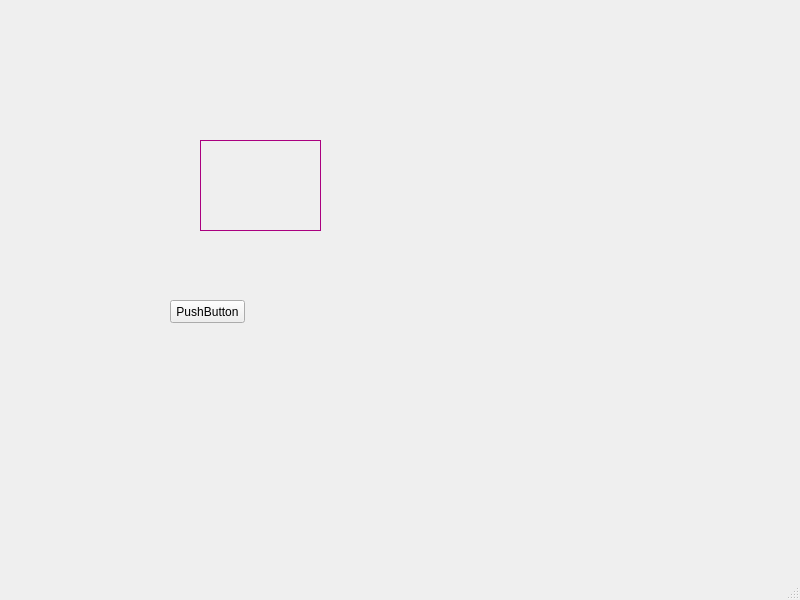
<?xml version="1.0" encoding="UTF-8"?>
<ui version="4.0">
 <class>MainWindow</class>
 <widget class="QMainWindow" name="MainWindow">
  <property name="geometry">
   <rect>
    <x>0</x>
    <y>0</y>
    <width>800</width>
    <height>600</height>
   </rect>
  </property>
  <property name="windowTitle">
   <string>MainWindow</string>
  </property>
  <widget class="QWidget" name="centralwidget">
   <widget class="QLabel" name="loading_label">
    <property name="geometry">
     <rect>
      <x>200</x>
      <y>140</y>
      <width>121</width>
      <height>91</height>
     </rect>
    </property>
    <property name="styleSheet">
     <string notr="true">border: 1px solid;
border-color: rgb(170, 0, 127);</string>
    </property>
    <property name="text">
     <string/>
    </property>
   </widget>
   <widget class="QPushButton" name="start_button">
    <property name="geometry">
     <rect>
      <x>170</x>
      <y>300</y>
      <width>75</width>
      <height>23</height>
     </rect>
    </property>
    <property name="text">
     <string>PushButton</string>
    </property>
   </widget>
  </widget>
  <widget class="QMenuBar" name="menubar">
   <property name="geometry">
    <rect>
     <x>0</x>
     <y>0</y>
     <width>800</width>
     <height>21</height>
    </rect>
   </property>
  </widget>
  <widget class="QStatusBar" name="statusbar"/>
 </widget>
 <resources/>
 <connections/>
</ui>
